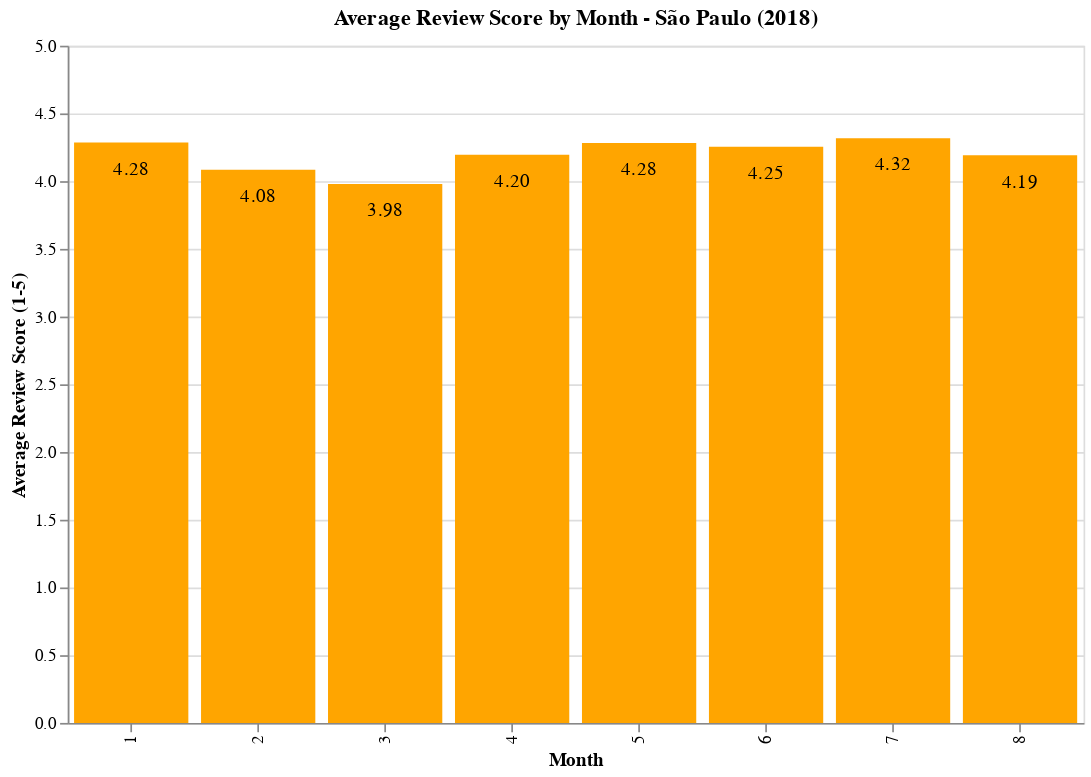

Source (notebook cell):
### Code cell
review_chart_with_text = avg_review_chart + review_text
review_chart_with_text.display()

### Figure 1 — Vega-Lite specification as saved in the notebook (floating-point values rounded to 4 significant figures)
{"config": {"view": {"continuousWidth": 300, "continuousHeight": 300}}, "layer": [{"mark": {"type": "bar", "color": "orange"}, "encoding": {"tooltip": [{"field": "month", "type": "quantitative"}, {"field": "avg_score", "type": "quantitative"}], "x": {"field": "month", "title": "Month", "type": "nominal"}, "y": {"field": "avg_score", "scale": {"domain": [0, 5]}, "title": "Average Review Score (1-5)", "type": "quantitative"}}, "title": "Average Review Score by Month - São Paulo (2018)"}, {"mark": {"type": "text", "align": "center", "baseline": "top", "dy": 10}, "encoding": {"text": {"field": "avg_score", "format": ".2f", "type": "quantitative"}, "tooltip": [{"field": "month", "type": "quantitative"}, {"field": "avg_score", "type": "quantitative"}], "x": {"field": "month", "title": "Month", "type": "nominal"}, "y": {"field": "avg_score", "scale": {"domain": [0, 5]}, "title": "Average Review Score (1-5)", "type": "quantitative"}}, "title": "Average Review Score by Month - São Paulo (2018)"}], "data": {"name": "data-f1be81fc19a323a826124ed22396b31e"}, "height": 400, "width": 600, "$schema": "https://vega.github.io/schema/vega-lite/v5.20.1.json", "datasets": {"data-f1be81fc19a323a826124ed22396b31e": [{"month": 1, "avg_score": 4.285, "review_count": 1950}, {"month": 2, "avg_score": 4.084, "review_count": 2620}, {"month": 3, "avg_score": 3.979, "review_count": 3271}, {"month": 4, "avg_score": 4.196, "review_count": 3112}, {"month": 5, "avg_score": 4.282, "review_count": 3238}, {"month": 6, "avg_score": 4.254, "review_count": 3060}, {"month": 7, "avg_score": 4.317, "review_count": 2416}, {"month": 8, "avg_score": 4.191, "review_count": 4162}]}}
